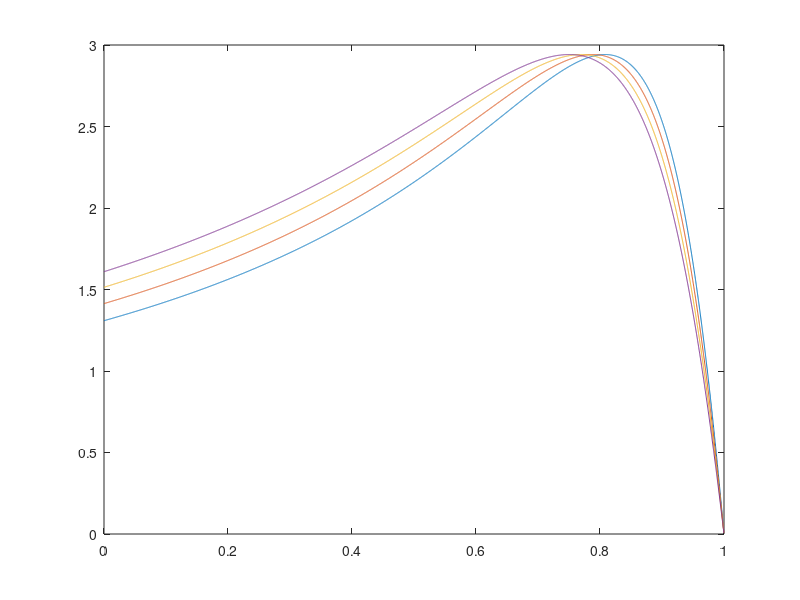

This figure's MATLAB source:




%s = 0:1/5000:100; %vector de deslizamiento
%Parametros del motor
f=60; %frecuencia
P=6;  %Polos
n_s=(60*f)/(P/2); % velocidad sincronica en RPM
n_s_pu=1; % velocidad sincronica en pu
w_s=(2*pi()*n_s)/60; %velocidad sincronica en rads/s
n_r_pu = 0:1/5000:1; %velocidad del roto en pu

%s=(n_s_pu-n_r_pu)/(n_s_pu); %deslizamiento
w_r = 0:1/5000:1;
s=(1-w_r);

%n_r=(1-s)*n_s; %velocidad del rotor con respecto del deslizamiento en RPM

%w_r=(2*pi()*n_r_pu)/60; %velociad del rotor con respecto del dezlicamiento en rad/s
R1= 0.0453;
rs=R1;
X2= 0.0322;
xlr = X2;
R2= 0.0222;
rr= R2;
X1= 0.0775;
xls=X1;
Xm= 2.042;
xm=Xm;
H=0.5;
V1=1;


Zth=(i*Xm*(R1+i*X1))/(R1+i*(X1+Xm));
Rth=real(Zth);
Xth=imag(Zth);




%Modelo 1


T_ind = ((V1^2)*Xm^2*R2./s)./(((Rth+R2./s).^2+(Xth+X2)^2)*(R1^2+(X1+Xm)^2));

T_ind_10 = ((V1^2)*Xm^2*R2*(1.1)./s)./(((Rth+R2*(1.1)./s).^2+(Xth+X2)^2)*(R1^2+(X1+Xm)^2));

T_ind_20 = ((V1^2)*Xm^2*R2*(1.2)./s)./(((Rth+R2*(1.2)./s).^2+(Xth+X2)^2)*(R1^2+(X1+Xm)^2));


T_ind_30 = ((V1^2)*Xm^2*R2*(1.3)./s)./(((Rth+R2*(1.3)./s).^2+(Xth+X2)^2)*(R1^2+(X1+Xm)^2));


plot(w_r,T_ind,w_r,T_ind_10,w_r,T_ind_20,w_r,T_ind_30)





